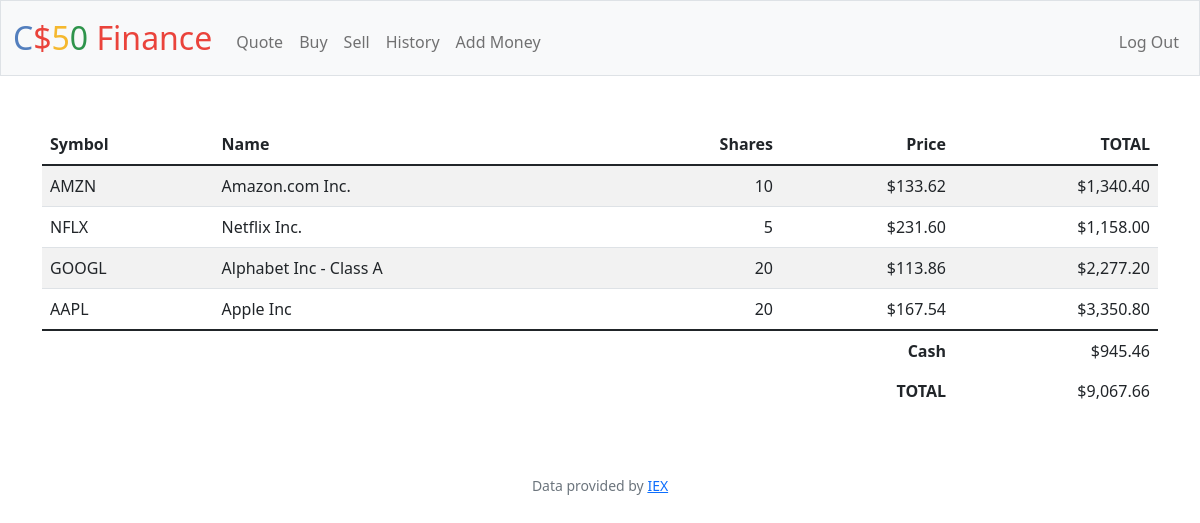
Page / (signed in) on the committed database.
### tables this page shows
CREATE TABLE shares (user_id INTEGER, price INTEGER NOT NULL, date TIMESTAMP NOT NULL DEFAULT CURRENT_TIMESTAMP, share INTEGER NOT NULL, symbol NOT NULL, name TEXT, total INTEGER, total_money INTEGER, FOREIGN KEY (user_id) REFERENCES users(id));

### app.py (the view)
@app.route("/")
@login_required
def index():
    stocks = db.execute(
        "SELECT * FROM shares WHERE user_id = ? AND share > 0", session["user_id"]
    )
    cash = db.execute("SELECT cash FROM users WHERE id = ?", session["user_id"])[0][
        "cash"
    ]
    money = 0
    for stock in stocks:
        total = unusd(stock["price"]) * stock["share"]
        money += total
    total = cash + money
    return render_template(
        "index.html", stocks=stocks, cash=usd(cash), total=usd(total)
    )

### app.py (called while the page is built)
@app.after_request
def after_request(response):
    response.headers["Cache-Control"] = "no-cache, no-store, must-revalidate"
    response.headers["Expires"] = 0
    response.headers["Pragma"] = "no-cache"
    return response

### helpers.py (called while the page is built)
def login_required(f):
    @wraps(f)
    def decorated_function(*args, **kwargs):
        if session.get("user_id") is None:
            return redirect("/login")
        return f(*args, **kwargs)
    return decorated_function

def usd(value):
    return f"${value:,.2f}"

def unusd(value):
    return float(value[1:])

### templates/index.html
{% extends "layout.html" %} {% block title %} Portfolio {% endblock %} {% block
main %}
<table class="table table-striped">
	<thead>
		<tr>
			<th class="text-start">Symbol</th>
			<th class="text-start">Name</th>
			<th class="text-end">Shares</th>
			<th class="text-end">Price</th>
			<th class="text-end">TOTAL</th>
		</tr>
	</thead>
	<tbody>
		{% for stock in stocks %}
		<tr>
			<td class="text-start">{{ stock["symbol"] }}</td>
			<td class="text-start">{{ stock["name"] or "" }}</td>
			<td class="text-end">{{ stock["share"] }}</td>
			<td class="text-end">{{ stock["price"] }}</td>
			<td class="text-end">{{ stock["total"] }}</td>
		</tr>
		{% endfor %}
	</tbody>
	<tfoot>
		<tr>
			<td class="border-0 fw-bold text-end" colspan="4">Cash</td>
			<td class="border-0 text-end">{{ cash }}</td>
		</tr>
		<tr>
			<td class="border-0 fw-bold text-end" colspan="4">TOTAL</td>
			<td class="border-0 w-bold text-end">{{ total }}</td>
		</tr>
	</tfoot>
</table>
{% endblock %}

### templates/layout.html (shortened to what this page needs)
<!DOCTYPE html>
<html lang="en">
	<head>
		<link
			href="https://cdn.jsdelivr.net/npm/bootstrap@5.1.3/dist/css/bootstrap.min.css"
			rel="stylesheet"
		/>
		<link href="/static/styles.css" rel="stylesheet" />
	</head>
	<body>
		<nav class="bg-light border navbar navbar-expand-md navbar-light">
			<div class="container-fluid">
				<a class="navbar-brand" href="/"
					><span class="blue">C</span><span class="red">$</span
					><span class="yellow">5</span><span class="green">0</span>
					<span class="red">Finance</span></a
				>
				<div class="collapse navbar-collapse" id="navbar">
					{% if session["user_id"] %}
					<ul class="navbar-nav me-auto mt-2">
						<li class="nav-item">
							<a class="nav-link" href="/quote">Quote</a>
						</li>
						<li class="nav-item">
							<a class="nav-link" href="/buy">Buy</a>
						</li>
						<li class="nav-item">
							<a class="nav-link" href="/sell">Sell</a>
						</li>
						<li class="nav-item">
							<a class="nav-link" href="/history">History</a>
						</li>
						<li class="nav-item">
							<a class="nav-link" href="/add">Add Money</a>
						</li>
					</ul>
					<ul class="navbar-nav ms-auto mt-2">
						<li class="nav-item">
							<a class="nav-link" href="/logout">Log Out</a>
						</li>
					</ul>
					{% endif %}
				</div>
			</div>
		</nav>
		<main class="container py-5 text-center">
			{% block main %}{% endblock %}
		</main>
		<footer class="mb-5 small text-center text-muted">
			Data provided by <a href="https://iexcloud.io/">IEX</a>
		</footer>
	</body>
</html>

### static/styles.css (style rules this page uses)
nav .navbar-brand { font-size: xx-large; }
nav .navbar-brand .blue { color: #537fbe; }
nav .navbar-brand .red { color: #ea433b; }
nav .navbar-brand .yellow { color: #f5b82e; }
nav .navbar-brand .green { color: #2e944b; }

### rows in the picture
shares: symbol "AMZN", name "Amazon.com Inc.", share "10", price "$133.62", total "$1,340.40"
shares: symbol "NFLX", name "Netflix Inc.", share "5", price "$231.60", total "$1,158.00"
shares: symbol "GOOGL", name "Alphabet Inc - Class A", share "20", price "$113.86", total "$2,277.20"
shares: symbol "AAPL", name "Apple Inc", share "20", price "$167.54", total "$3,350.80"

### other values in the picture
{{ cash }} "$945.46"
{{ total }} "$9,067.66"
